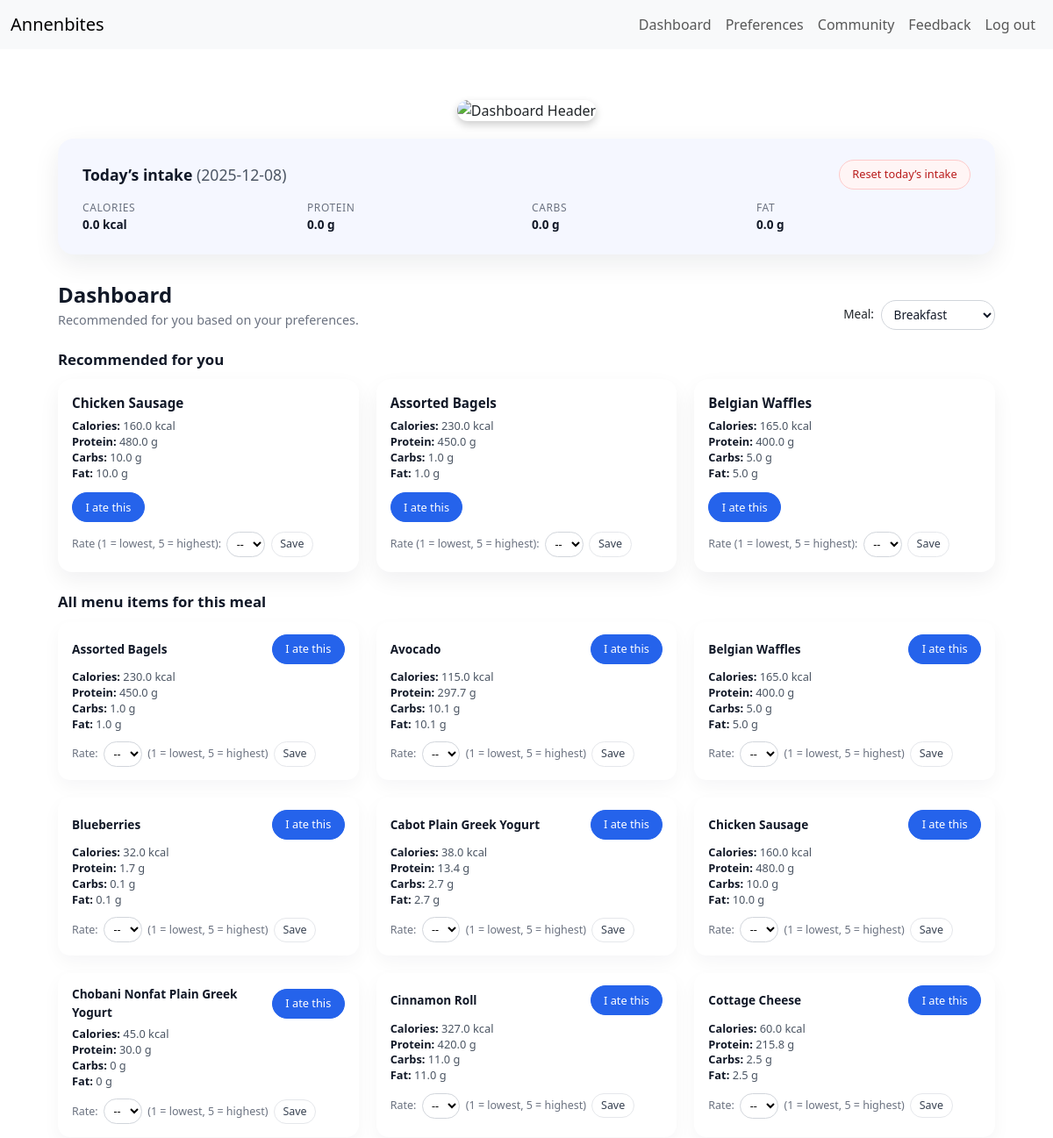
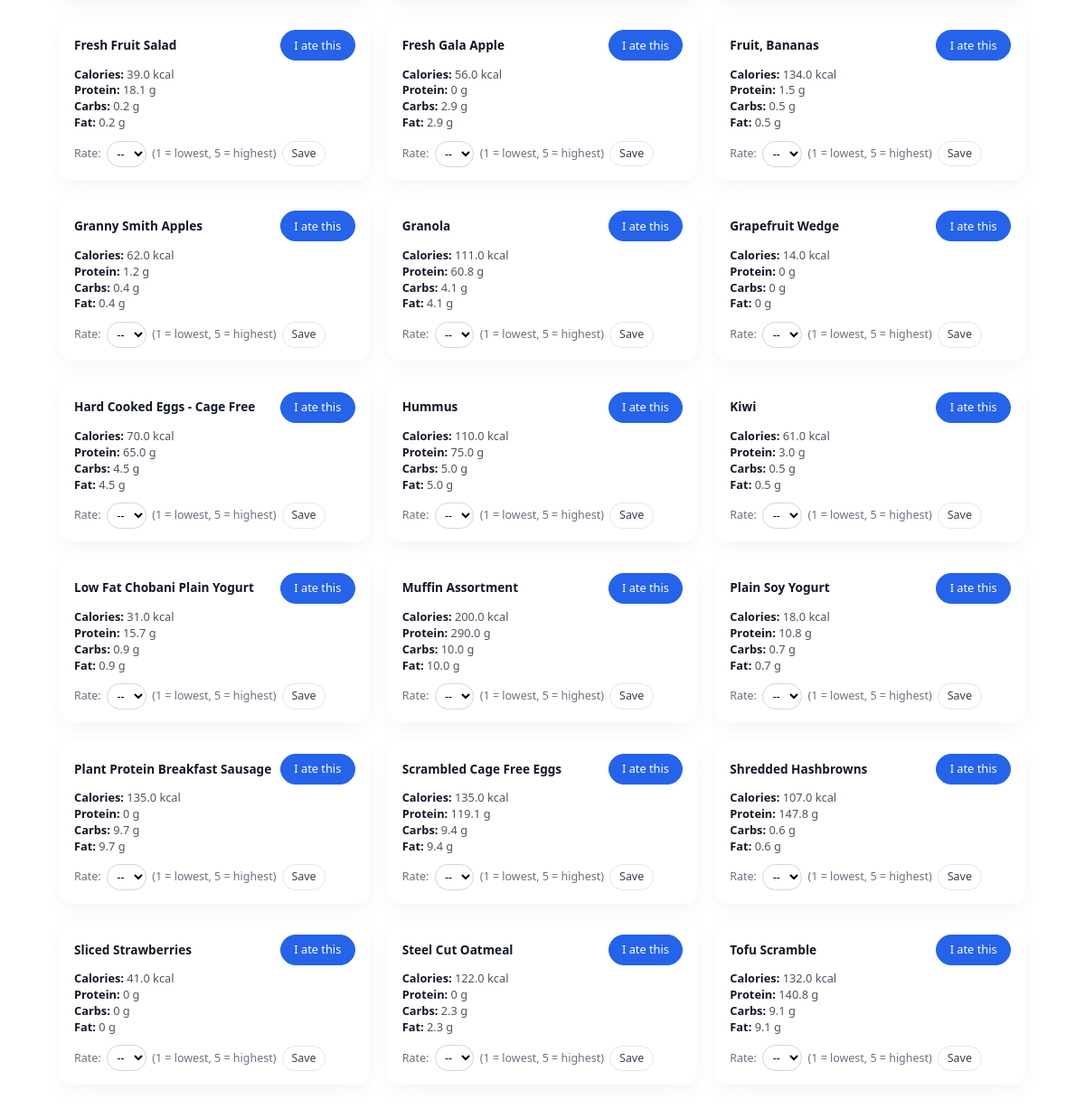
The app's page /dashboard (signed in) with its own data (2 pictures, top to bottom).
### tables this page shows
CREATE TABLE menu_items (
    id INTEGER PRIMARY KEY AUTOINCREMENT,
    date TEXT NOT NULL,          -- "2025-12-01"
    meal TEXT NOT NULL,          -- "breakfast", "lunch", "dinner"
    location TEXT NOT NULL,      -- "Annenberg"
    name TEXT NOT NULL,
    category TEXT,               -- "entree", "side", "dessert"
    calories REAL,
    protein REAL,
    carbs REAL,
    fat REAL,
    tags TEXT                    -- e.g. "vegetarian, gluten-free"
);

### app.py (the view, shortened to what this page needs)
@app.route("/dashboard")
@login_required
def dashboard():
    user_id = session["user_id"]
    current_date = request.args.get("date") or get_latest_menu_date()
    meal = (request.args.get("meal") or "breakfast").lower()
    prefs_rows = db.execute(
        "SELECT * FROM user_preferences WHERE user_id = ?",
        user_id,
    )
    prefs = prefs_rows[0] if prefs_rows else None
    dietary_flags = _load_dietary_flags(prefs)
    raw_items = db.execute(
        """
        SELECT * FROM menu_items
        WHERE date = ? AND LOWER(meal) = ?
        ORDER BY name
        """,
        current_date,
        meal,
    )
    items = []
    scored = []
    for item in raw_items:
        if _violates_dietary_restrictions(item, dietary_flags):
            continue
        items.append(item)
        scored.append((item, score_menu_item(item, prefs)))
    scored.sort(key=lambda t: t[1], reverse=True)
    recommendations = []
    used_cats = set()
    for item, sc in scored:
        cat = infer_category(item["name"])
        if cat in used_cats:
            continue
        recommendations.append(item)
        used_cats.add(cat)
        if len(recommendations) == 3:
            break
    intake_rows = db.execute(
        """
        SELECT menu_item_id, id
        FROM user_meals
        WHERE user_id = ? AND date = ? AND LOWER(meal) = ?
        """,
        user_id,
        current_date,
        meal,
    )
    selected_ids = {row["menu_item_id"]: row["id"] for row in intake_rows}
    ratings_rows = db.execute(
        "SELECT menu_item_id, rating FROM item_feedback WHERE user_id = ?",
        user_id,
    )
    ratings = {row["menu_item_id"]: row["rating"] for row in ratings_rows}
    totals_rows = db.execute(
        """
        SELECT m.calories, m.protein, m.carbs, m.fat
        FROM user_meals um
        JOIN menu_items m ON um.menu_item_id = m.id
        WHERE um.user_id = ? AND um.date = ?
        """,
        user_id,
        current_date,
    )
    totals = {"calories": 0, "protein": 0, "carbs": 0, "fat": 0}
    for r in totals_rows:
        totals["calories"] += r["calories"] or 0
        totals["protein"] += r["protein"] or 0
        totals["carbs"] += r["carbs"] or 0
        totals["fat"] += r["fat"] or 0
    return render_template(
        "dashboard.html",
        meal=meal,
        current_date=current_date,
        recommendations=recommendations,
        items=items,
        selected_ids=selected_ids,
        totals=totals,
        ratings=ratings,
    )

### app.py (called while the page is built)
@app.before_request
def _init():
    init_db()

def infer_category(name: str) -> str:
    lower = (name or "").lower()
    for cat, keywords in CATEGORY_KEYWORDS.items():
        if any(k in lower for k in keywords):
            return cat
    return "other"

def get_latest_menu_date():
    rows = db.execute("SELECT MAX(date) AS d FROM menu_items")
    if rows and rows[0]["d"]:
        return rows[0]["d"]
    return None

def _load_dietary_flags(prefs_row):
    flags = set()
    if not prefs_row:
        return flags
    raw = prefs_row.get("dietary_restrictions") or ""
    for part in raw.lower().replace(";", ",").split(","):
        part = part.strip()
        if part:
            flags.add(part)
    return flags

def _violates_dietary_restrictions(item, dietary_flags) -> bool:
    name = (item.get("name") or "").lower()
    tags = (item.get("tags") or "").lower()
    text = f"{name} {tags}"
    if "vegetarian" in dietary_flags:
        if any(w in text for w in MEAT_WORDS + SEAFOOD_WORDS):
            return True
    if "vegan" in dietary_flags:
        if any(w in text for w in MEAT_WORDS + SEAFOOD_WORDS):
            return True
        if any(w in text for w in ["cheese", "egg", "eggs", "milk", "yogurt", "butter", "cream"]):
            return True
    return False

### helpers.py (called while the page is built)
def login_required(f):
    @wraps(f)
    def decorated_function(*args, **kwargs):
        if session.get("user_id") is None:
            return redirect("/login")
        return f(*args, **kwargs)
    return decorated_function

def parse_list_field(field):
    if not field:
        return []
    return [item.strip().lower() for item in field.split(",")]

### templates/dashboard.html (shortened to what this page needs)
{% extends "layout.html" %}
{% block body %}
<link rel="stylesheet" href="{{ url_for('static', filename='dashboard.css') }}">
<div class="ab-page">
  <div class="dashboard-header">
    <img
      src="{{ url_for('static', filename='annenbergPhoto.JPEG') }}"
      alt="Dashboard Header"
      class="header-img"
    >
  </div>
  <section class="ab-summary-card">
    <div class="ab-summary-header">
      <div>
        <div class="ab-summary-title">
          Today’s intake
          {% if current_date %}
            <span class="ab-summary-date">({{ current_date }})</span>
          {% endif %}
        </div>
      </div>
      {% if current_date %}
        <form method="post" action="{{ url_for('reset_intake') }}">
          <button class="ab-btn ab-btn-danger-outline" type="submit">
            Reset today’s intake
          </button>
        </form>
      {% endif %}
    </div>
    {% if totals %}
      <div class="ab-summary-grid">
        <div>
          <div class="ab-summary-metric-label">Calories</div>
          <div class="ab-summary-metric-value">
            {{ "%.1f"|format(totals.calories) }} kcal
          </div>
        </div>
        <div>
          <div class="ab-summary-metric-label">Protein</div>
          <div class="ab-summary-metric-value">
            {{ "%.1f"|format(totals.protein) }} g
          </div>
        </div>
        <div>
          <div class="ab-summary-metric-label">Carbs</div>
          <div class="ab-summary-metric-value">
            {{ "%.1f"|format(totals.carbs) }} g
          </div>
        </div>
        <div>
          <div class="ab-summary-metric-label">Fat</div>
          <div class="ab-summary-metric-value">
            {{ "%.1f"|format(totals.fat) }} g
          </div>
        </div>
      </div>
    {% endif %}
  </section>
  <div class="ab-dashboard-header">
    <div>
      <div class="ab-dashboard-title">Dashboard</div>
      <div class="ab-muted">Recommended for you based on your preferences.</div>
    </div>
    <form class="ab-meal-select-form" method="get" action="{{ url_for('dashboard') }}">
      <label for="meal">Meal:</label>
      <select id="meal" name="meal" class="ab-select" onchange="this.form.submit()">
        <option value="breakfast" {% if meal == 'breakfast' %}selected{% endif %}>Breakfast</option>
      </select>
    </form>
  </div>
  <h2 class="ab-section-title">Recommended for you</h2>
  {% if recommendations %}
    <div class="ab-card-grid">
      {% for item in recommendations %}
        {% set logged_id = selected_ids.get(item.id) %}
        {% set current_rating = ratings.get(item.id) if ratings is defined else None %}
        <article class="ab-food-card">
          <div class="ab-food-body">
            <div class="ab-food-name">{{ item.name }}</div>
            <div class="ab-macros">
              <div><span>Calories:</span> {{ item.calories or 0 }} kcal</div>
              <div><span>Protein:</span> {{ item.protein or 0 }} g</div>
              <div><span>Carbs:</span> {{ item.carbs or 0 }} g</div>
              <div><span>Fat:</span> {{ item.fat or 0 }} g</div>
            </div>
            <div class="ab-card-actions">
              {% if logged_id %}
                <form method="post" action="{{ url_for('remove_meal') }}">
                  <input type="hidden" name="user_meal_id" value="{{ logged_id }}">
                  <input type="hidden" name="meal" value="{{ meal }}">
                  <input type="hidden" name="date" value="{{ current_date }}">
                  <button type="submit" class="ab-btn ab-btn-logged">✓ Logged</button>
                </form>
              {% else %}
                <form method="post" action="{{ url_for('add_meal') }}">
                  <button type="submit" class="ab-btn ab-btn-primary">I ate this</button>
                </form>
              {% endif %}
            </div>
            <form method="post" action="{{ url_for('item_feedback') }}" class="ab-rating">
              <span>Rate (1 = lowest, 5 = highest):</span>
              <select name="rating" class="ab-rating-select">
                <option value="" disabled {% if not current_rating %}selected{% endif %}>--</option>
              </select>
              <button type="submit" class="ab-btn ab-btn-ghost ab-rating-save">Save</button>
            </form>
          </div>
        </article>
      {% endfor %}
    </div>
  {% else %}
    <p class="ab-all-items-empty">No recommendations available for this meal.</p>
  {% endif %}
  <h2 class="ab-section-title">All menu items for this meal</h2>
  {% if items %}
    <div class="ab-card-grid">
      {% for item in items %}
        {% set logged_id = selected_ids.get(item.id) %}
        {% set current_rating = ratings.get(item.id) if ratings is defined else None %}
        <article class="ab-all-item-card">
          <div class="ab-all-item-header">
            <div class="ab-all-item-name">{{ item.name }}</div>
            <div>
              {% if logged_id %}
                <form method="post" action="{{ url_for('remove_meal') }}">
                  <input type="hidden" name="user_meal_id" value="{{ logged_id }}">
                  <input type="hidden" name="meal" value="{{ meal }}">
                  <input type="hidden" name="date" value="{{ current_date }}">
                  <button type="submit" class="ab-btn ab-btn-logged">✓ Logged</button>
                </form>
              {% else %}
                <form method="post" action="{{ url_for('add_meal') }}">
                  <button type="submit" class="ab-btn ab-btn-primary">I ate this</button>
                </form>
              {% endif %}
            </div>
          </div>
          <div class="ab-macros">
            <div><span>Calories:</span> {{ item.calories or 0 }} kcal</div>
            <div><span>Protein:</span> {{ item.protein or 0 }} g</div>
            <div><span>Carbs:</span> {{ item.carbs or 0 }} g</div>
            <div><span>Fat:</span> {{ item.fat or 0 }} g</div>
          </div>
          <form method="post" action="{{ url_for('item_feedback') }}" class="ab-rating">
            <span>Rate:</span>
            <select name="rating" class="ab-rating-select">
              <option value="" disabled {% if not current_rating %}selected{% endif %}>--</option>
            </select>
            <span>(1 = lowest, 5 = highest)</span>
            <button type="submit" class="ab-btn ab-btn-ghost ab-rating-save">Save</button>
          </form>
        </article>
      {% endfor %}
    </div>
  {% else %}
    <p class="ab-all-items-empty">No menu items found for this meal.</p>
  {% endif %}
</div>
{% endblock %}

### static/dashboard.css (style rules this page uses)
.ab-page { max-width: 1120px; margin: 0 auto; padding: 2rem 1.5rem 3rem; }
.ab-summary-card { background: #f5f7ff; border-radius: 18px; padding: 1.5rem 1.75rem; box-shadow: 0 10px 30px rgba(15, 23, 42, 0.08); display: flex; flex-direction: column; gap: 0.75rem; margin-bottom: 1.75rem; }
.ab-summary-header { display: flex; justify-content: space-between; align-items: center; gap: 1rem; }
.ab-summary-title { font-size: 1.1rem; font-weight: 600; color: #111827; }
.ab-summary-date { font-weight: 400; color: #4b5563; }
.ab-summary-grid { display: grid; grid-template-columns: repeat(4, minmax(0, 1fr)); gap: 0.75rem; font-size: 0.85rem; }
.ab-summary-metric-label { font-size: 0.75rem; text-transform: uppercase; letter-spacing: 0.05em; color: #6b7280; }
.ab-summary-metric-value { font-weight: 600; color: #111827; }
.ab-btn { display: inline-flex; align-items: center; justify-content: center; padding: 0.4rem 0.9rem; border-radius: 999px; font-size: 0.8rem; font-weight: 500; border: 1px solid transparent; cursor: pointer; transition: all 0.15s ease; text-decoration: none; white-space: nowrap; }
.ab-btn-primary { background: #2563eb; color: #ffffff; border-color: #2563eb; }
.ab-btn-ghost { background: transparent; color: #374151; border-color: #e5e7eb; }
.ab-btn-danger-outline { background: #fff5f5; color: #b91c1c; border-color: #fecaca; }
.ab-dashboard-header { display: flex; justify-content: space-between; align-items: flex-end; gap: 1.5rem; margin-bottom: 1rem; }
.ab-dashboard-title { font-size: 1.5rem; font-weight: 600; color: #111827; }
.ab-muted { font-size: 0.9rem; color: #6b7280; }
.ab-meal-select-form { display: flex; align-items: center; gap: 0.5rem; font-size: 0.85rem; }
.ab-select { min-width: 130px; padding: 0.35rem 0.6rem; border-radius: 999px; border: 1px solid #d1d5db; font-size: 0.85rem; color: #111827; background-color: #ffffff; }
.ab-section-title { font-size: 1.05rem; font-weight: 600; margin: 1.5rem 0 0.75rem; color: #111827; }
.ab-card-grid { display: grid; grid-template-columns: repeat(auto-fit, minmax(260px, 1fr)); gap: 1.25rem; }
.ab-food-card { background: #ffffff; border-radius: 16px; box-shadow: 0 10px 25px rgba(15, 23, 42, 0.06); padding: 1rem 1rem 1.1rem; display: flex; flex-direction: column; gap: 0.6rem; }
.ab-food-body { display: flex; flex-direction: column; gap: 0.4rem; }
.ab-food-name { font-size: 0.95rem; font-weight: 600; color: #111827; }
.ab-macros { font-size: 0.8rem; color: #4b5563; line-height: 1.4; }
.ab-macros span { font-weight: 600; color: #111827; }
.ab-card-actions { margin-top: 0.4rem; display: flex; align-items: center; gap: 0.4rem; flex-wrap: wrap; }
.ab-rating { display: flex; align-items: center; gap: 0.4rem; font-size: 0.78rem; color: #6b7280; margin-top: 0.25rem; }
.ab-rating-select { padding: 0.25rem 0.4rem; border-radius: 999px; border: 1px solid #d1d5db; font-size: 0.78rem; background: #ffffff; }
.ab-rating-save { padding: 0.25rem 0.6rem; font-size: 0.78rem; }
.ab-all-item-card { background: #ffffff; border-radius: 14px; box-shadow: 0 8px 20px rgba(15, 23, 42, 0.04); padding: 0.9rem 1rem; display: flex; flex-direction: column; gap: 0.4rem; font-size: 0.85rem; }
.ab-all-item-header { display: flex; justify-content: space-between; gap: 0.5rem; align-items: center; }
.ab-all-item-name { font-weight: 600; color: #111827; }
.dashboard-header { text-align: center; margin-bottom: 20px; }
.header-img { width: 100%; gap: 1rem; max-height: 200px; border-radius: 20px; box-shadow: 0 4px 10px rgba(0,0,0,0.2); object-fit: cover; }

### records on screen
menu_items: name "Chicken Sausage", calories "160.0", protein "480.0", carbs "10.0", fat "10.0"
menu_items: name "Assorted Bagels", calories "230.0", protein "450.0", carbs "1.0", fat "1.0"
menu_items: name "Belgian Waffles", calories "165.0", protein "400.0", carbs "5.0", fat "5.0"
menu_items: name "Avocado", calories "115.0", protein "297.7", carbs "10.1", fat "10.1"
menu_items: name "Blueberries", calories "32.0", protein "1.7", carbs "0.1", fat "0.1"
menu_items: name "Cabot Plain Greek Yogurt", calories "38.0", protein "13.4", carbs "2.7", fat "2.7"
menu_items: name "Chobani Nonfat Plain Greek Yogurt", calories "45.0", protein "30.0", carbs "0", fat "0"
menu_items: name "Cinnamon Roll", calories "327.0", protein "420.0", carbs "11.0", fat "11.0"
menu_items: name "Cottage Cheese", calories "60.0", protein "215.8", carbs "2.5", fat "2.5"
menu_items: name "Fresh Fruit Salad", calories "39.0", protein "18.1", carbs "0.2", fat "0.2"
menu_items: name "Fresh Gala Apple", calories "56.0", protein "0", carbs "2.9", fat "2.9"
menu_items: name "Fruit, Bananas", calories "134.0", protein "1.5", carbs "0.5", fat "0.5"
menu_items: name "Granny Smith Apples", calories "62.0", protein "1.2", carbs "0.4", fat "0.4"
menu_items: name "Granola", calories "111.0", protein "60.8", carbs "4.1", fat "4.1"
menu_items: name "Grapefruit Wedge", calories "14.0", protein "0", carbs "0", fat "0"
menu_items: name "Hard Cooked Eggs - Cage Free", calories "70.0", protein "65.0", carbs "4.5", fat "4.5"
menu_items: name "Hummus", calories "110.0", protein "75.0", carbs "5.0", fat "5.0"
menu_items: name "Kiwi", calories "61.0", protein "3.0", carbs "0.5", fat "0.5"
menu_items: name "Low Fat Chobani Plain Yogurt", calories "31.0", protein "15.7", carbs "0.9", fat "0.9"
menu_items: name "Muffin Assortment", calories "200.0", protein "290.0", carbs "10.0", fat "10.0"
menu_items: name "Plain Soy Yogurt", calories "18.0", protein "10.8", carbs "0.7", fat "0.7"
menu_items: name "Plant Protein Breakfast Sausage", calories "135.0", protein "0", carbs "9.7", fat "9.7"
menu_items: name "Scrambled Cage Free Eggs", calories "135.0", protein "119.1", carbs "9.4", fat "9.4"
menu_items: name "Shredded Hashbrowns", calories "107.0", protein "147.8", carbs "0.6", fat "0.6"
menu_items: name "Sliced Strawberries", calories "41.0", protein "0", carbs "0", fat "0"
menu_items: name "Steel Cut Oatmeal", calories "122.0", protein "0", carbs "2.3", fat "2.3"
menu_items: name "Tofu Scramble", calories "132.0", protein "140.8", carbs "9.1", fat "9.1"

### other values on screen
{{ current_date }} "2025-12-08"
{{ "%.1f"|format(totals.calories) }} "0.0"
{{ "%.1f"|format(totals.protein) }} "0.0"
{{ "%.1f"|format(totals.carbs) }} "0.0"
{{ "%.1f"|format(totals.fat) }} "0.0"
